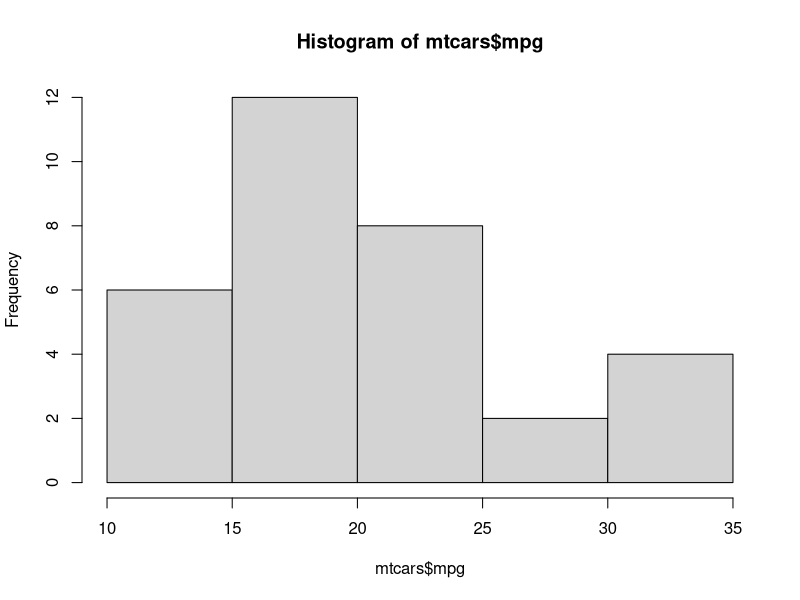

The R script that drew this image:
## ---- chunk 1
library(car)
str(mtcars)
hist(mtcars$mpg)
